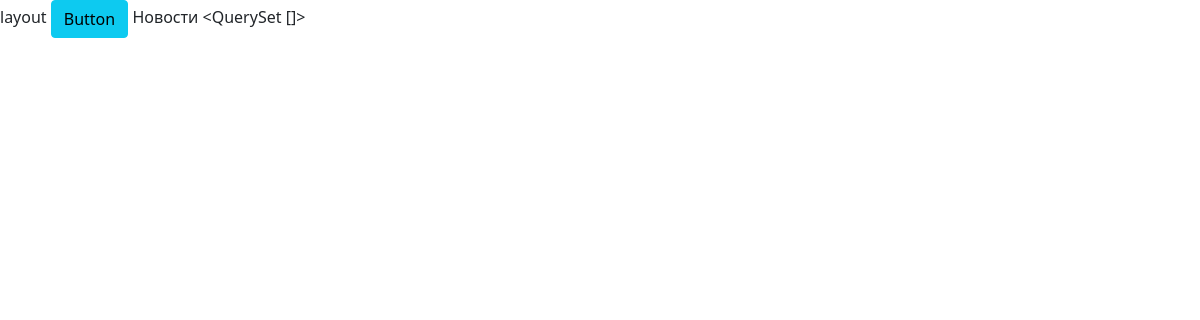
The page /news/ on the database as committed earlier.
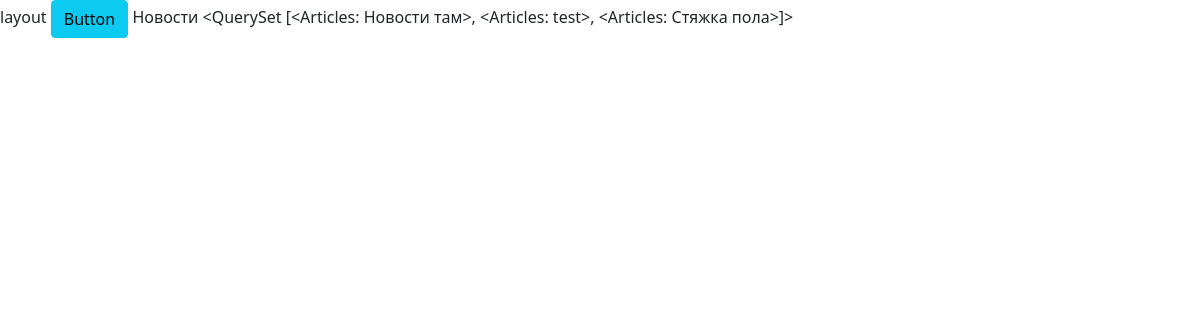
The same page on the database as committed later.
### news/models.py (models this page shows, shortened)
class Articles(models.Model):
    title = models.CharField('Название', max_length=50)
    anons = models.CharField('Анонс', max_length=250)
    full_text = models.TextField('Статья')
    date = models.DateTimeField('Дата публикации')
    def __str__(self):
        return self.title
    class Meta:
        verbose_name = 'Новость'
        verbose_name_plural = 'Новости'

### news/views.py (the view)
# urls.py: path('', views.news_home, name='news_home'),
def news_home(req):
    news = Articles.objects.all()
    return render(req, 'news/index.html', {'news': news})

### templates/news/index.html (shortened to what this page needs)
{% extends 'main/layout.html' %}
{% block content %}
Новости
{{ news }}
{% endblock %}

### templates/main/layout.html (shortened to what this page needs)
{% load static %}
<!DOCTYPE html>
<html lang="en">
<head>
    <link rel="stylesheet" href="https://cdn.jsdelivr.net/npm/bootstrap@5.0.1/dist/css/bootstrap.min.css">
    <link rel="stylesheet" href="{% static 'main/css/main.css' %}">
</head>
<body>
layout
<button class="btn btn-info">Button</button>
{% block content %}
{% endblock %}
</body>
</html>

### static/main/css/main.css (style rules this page uses)
body { background : white; }

Rows that differ between the two databases and show on the page:
added Articles: title.title "<QuerySet [<Articles: Новости там>, <Articles: test>, <Articles: Стяжка пола>]>"
Other text that changed with them:
{{ news }}: "<QuerySet []>" → (not shown)
